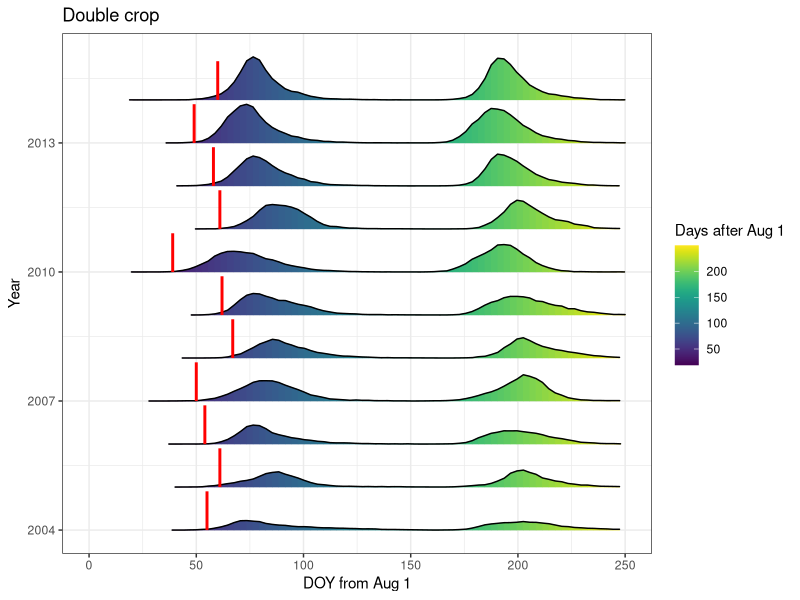
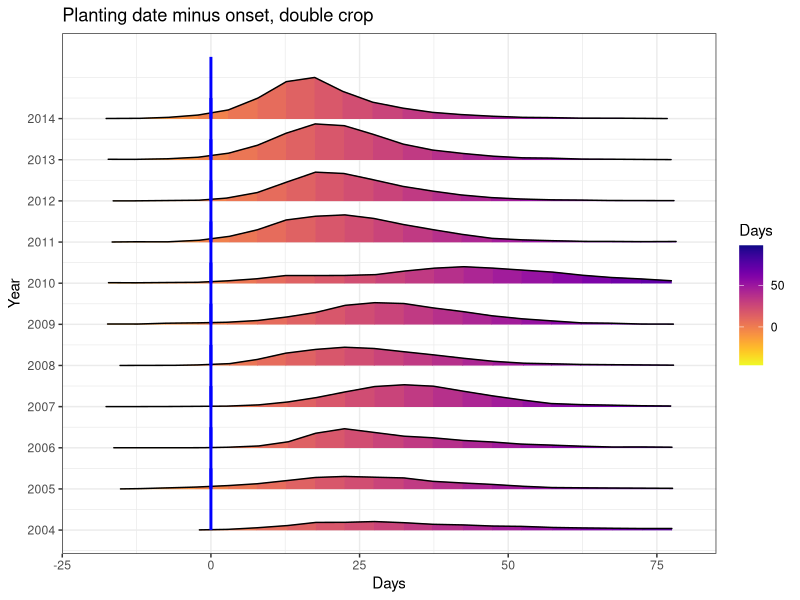
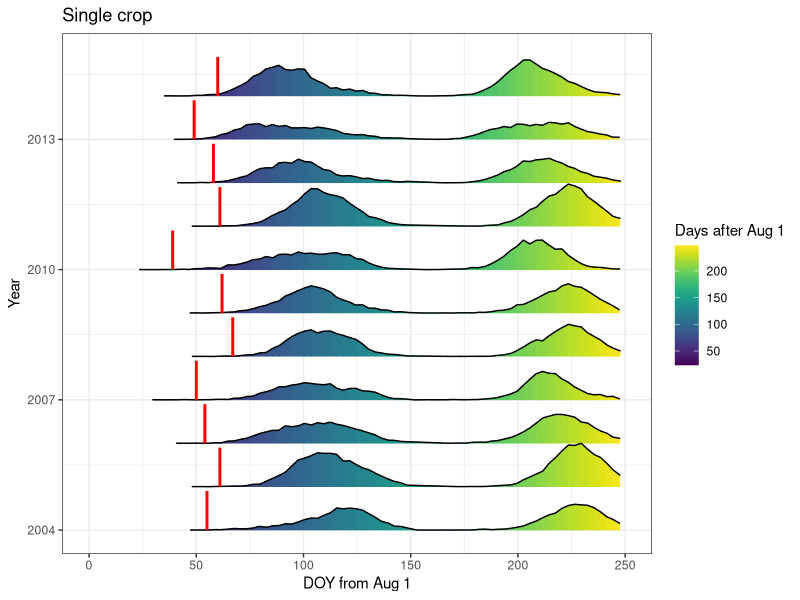
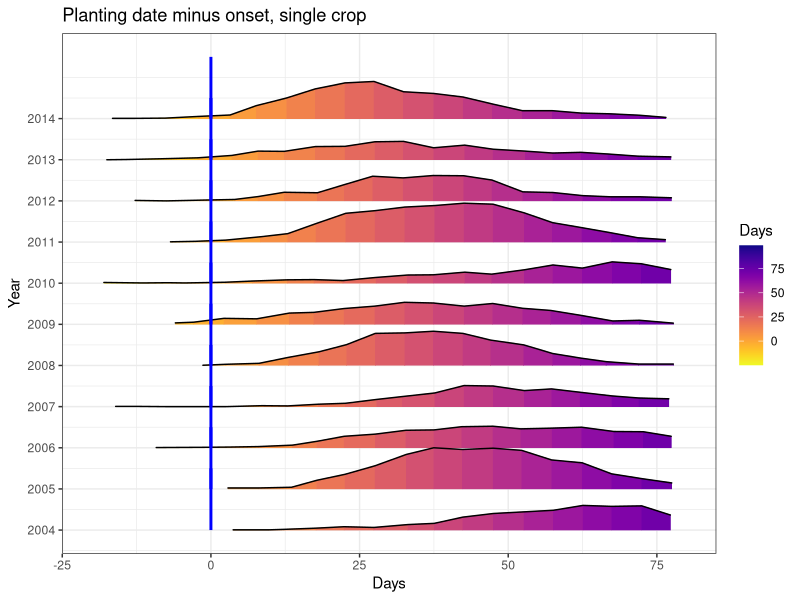
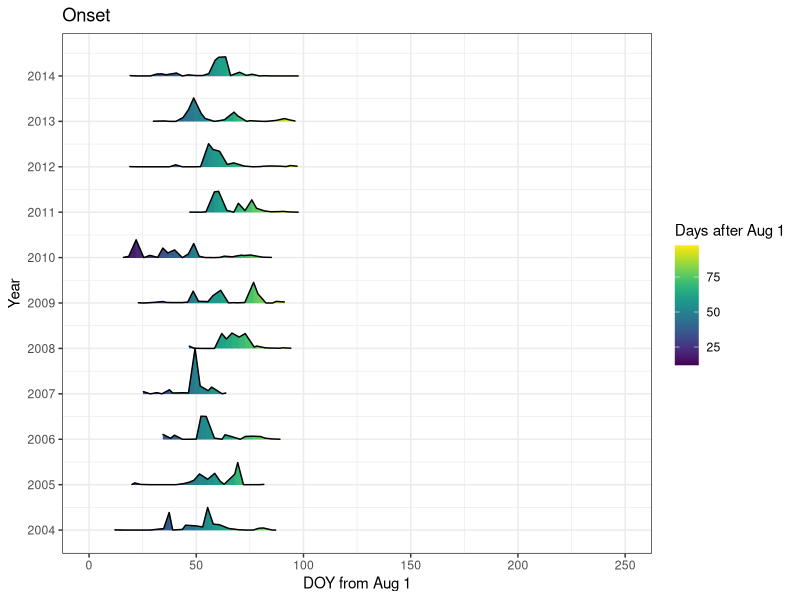

R code for these plots, in order:
## ---- chunk 1
library(ggplot2)
library(ggridges)
library(viridis)
library(RColorBrewer)

onset_data <- read.csv('input/onset_median_MT.csv') # onset_median_MT.csv
timing_doubleFirst <- read.csv('input/histogram_doubleFirst_MT.csv') # histogram_doubleFirst_MT.csv
timing_single <- read.csv('input/histogram_single_MT.csv') # histogram_single_MT.csv
onset_hist <- read.csv('input/histogram_onset_MT.csv')
onset_plant_doubleFirst <- read.csv('input/onset_plant_doubleFirst_MT.csv')
onset_plant_single <- read.csv('input/onset_plant_single_MT.csv')
## ---- chunk 2
# DOUBLE PLANT AND HARVEST

ggplot(timing_doubleFirst, aes(x = timing_doubleFirst$DOY, y = timing_doubleFirst$Year, height = timing_doubleFirst$Count, group = timing_doubleFirst$Year, fill = timing_doubleFirst$DOY)) + 
  xlim(0, 250) +
  xlab("DOY from Aug 1") +
  ylab("Year") +
  ggtitle("Double crop") +
  geom_density_ridges_gradient(stat = "identity", scale = 1) +
  scale_fill_viridis(name = 'Days after Aug 1') +
  geom_segment(data = onset_data, aes(x = median_onset, y = year, group = year, xend = median_onset, yend = year + 0.9, height = rep(100, 11), fill = median_onset), color = "red", size = 1) +
  theme_bw()

# Onset minus plant
ggplot(onset_plant_doubleFirst, aes(x = onset_plant_doubleFirst$DOY, y = onset_plant_doubleFirst$Year, height = onset_plant_doubleFirst$Count, group = onset_plant_doubleFirst$Year, fill = onset_plant_doubleFirst$DOY)) + 
  xlim(-20, 80) +
  xlab("Days") +
  ylab("Year") +
  ggtitle("Planting date minus onset, double crop") +
  geom_density_ridges_gradient(stat = "identity", scale = 1) +
  scale_fill_viridis(name = 'Days', option = "C", direction = -1) +
  geom_segment(data = onset_data, aes(x = 0, y = year, group = year, xend = 0, yend = year + 1.5, height = rep(100, 11), fill = median_onset), color = "blue", size = 1) +
  scale_y_continuous(breaks=seq(2004, 2014, 1)) +
  theme_bw()

## ---- chunk 3
# SINGLE PLANT AND HARVEST

ggplot(timing_single, aes(x = timing_single$DOY, y = timing_single$Year, height = timing_single$Count, group = timing_single$Year, fill = timing_single$DOY)) + 
  xlim(0, 250) +
  xlab("DOY from Aug 1") +
  ylab("Year") +
  ggtitle("Single crop") +
  geom_density_ridges_gradient(stat = "identity", scale = 1) +
  scale_fill_viridis(name = 'Days after Aug 1') +
  geom_segment(data = onset_data, aes(x = median_onset, y = year, group = year, xend = median_onset, yend = year + 0.9, height = rep(100, 11), fill = median_onset), color = "red", size = 1) +
  theme_bw()

# Onset minus plant
ggplot(onset_plant_single, aes(x = onset_plant_single$DOY, y = onset_plant_single$Year, height = onset_plant_single$Count, group = onset_plant_single$Year, fill = onset_plant_single$DOY)) + 
  xlim(-20, 80) +
  xlab("Days") +
  ylab("Year") +
  ggtitle("Planting date minus onset, single crop") +
  geom_density_ridges_gradient(stat = "identity", scale = 1) +
  scale_fill_viridis(name = 'Days', option = "C", direction = -1) +
  geom_segment(data = onset_data, aes(x = 0, y = year, group = year, xend = 0, yend = year + 1.5, height = rep(100, 11), fill = median_onset), color = "blue", size = 1) +
  scale_y_continuous(breaks=seq(2004, 2014, 1)) +
  theme_bw()
## ---- chunk 4
# wet season onset

ggplot(onset_hist, aes(x = onset_hist$DOY, y = onset_hist$Year, height = onset_hist$Count, group = onset_hist$Year, fill = onset_hist$DOY)) + 
  xlim(0, 250) +
  xlab("DOY from Aug 1") +
  ylab("Year") +
  ggtitle("Onset") +
  geom_density_ridges_gradient(stat = "identity", scale = 1) +
  scale_fill_viridis(name = 'Days after Aug 1') +
  scale_y_continuous(breaks=seq(2004, 2014, 1)) +
  theme_bw()

